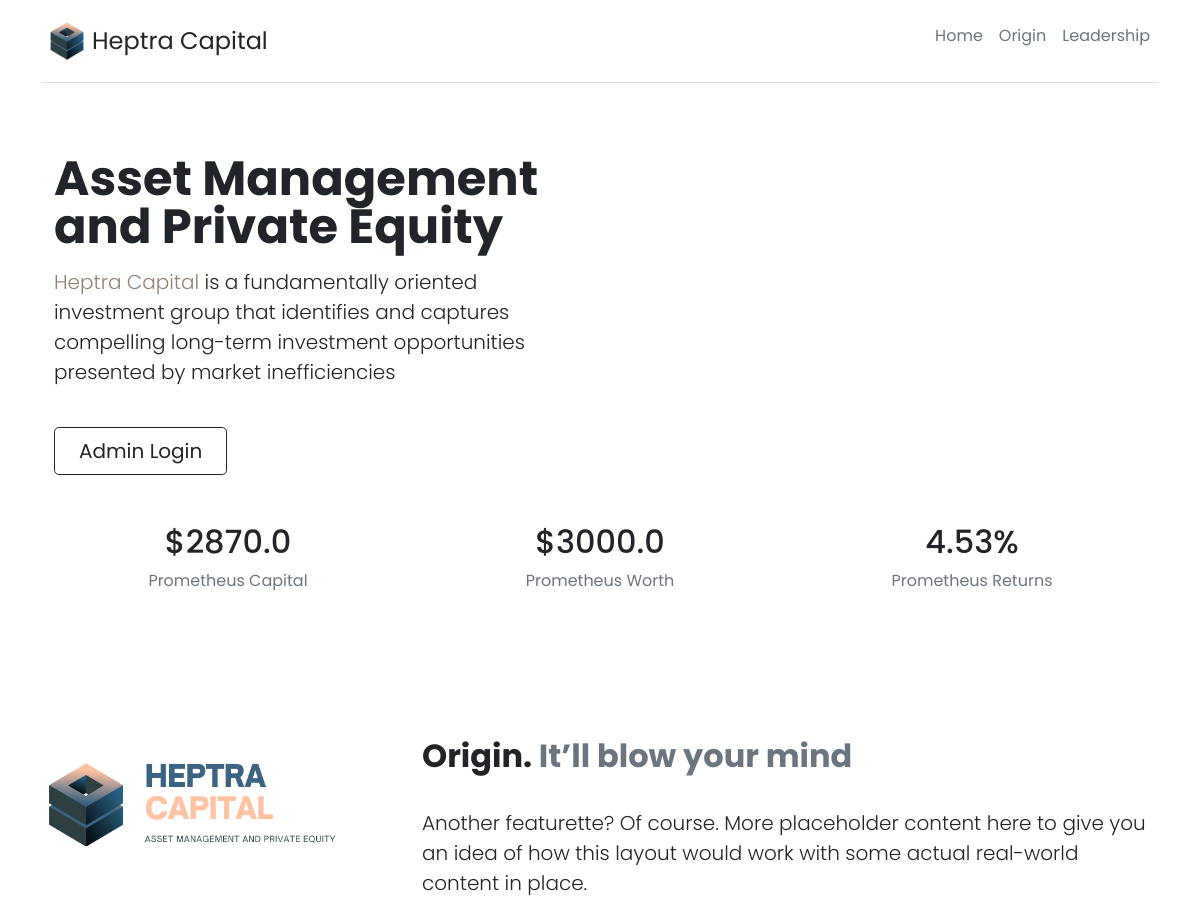
Before: / (upper part) with the older database file.
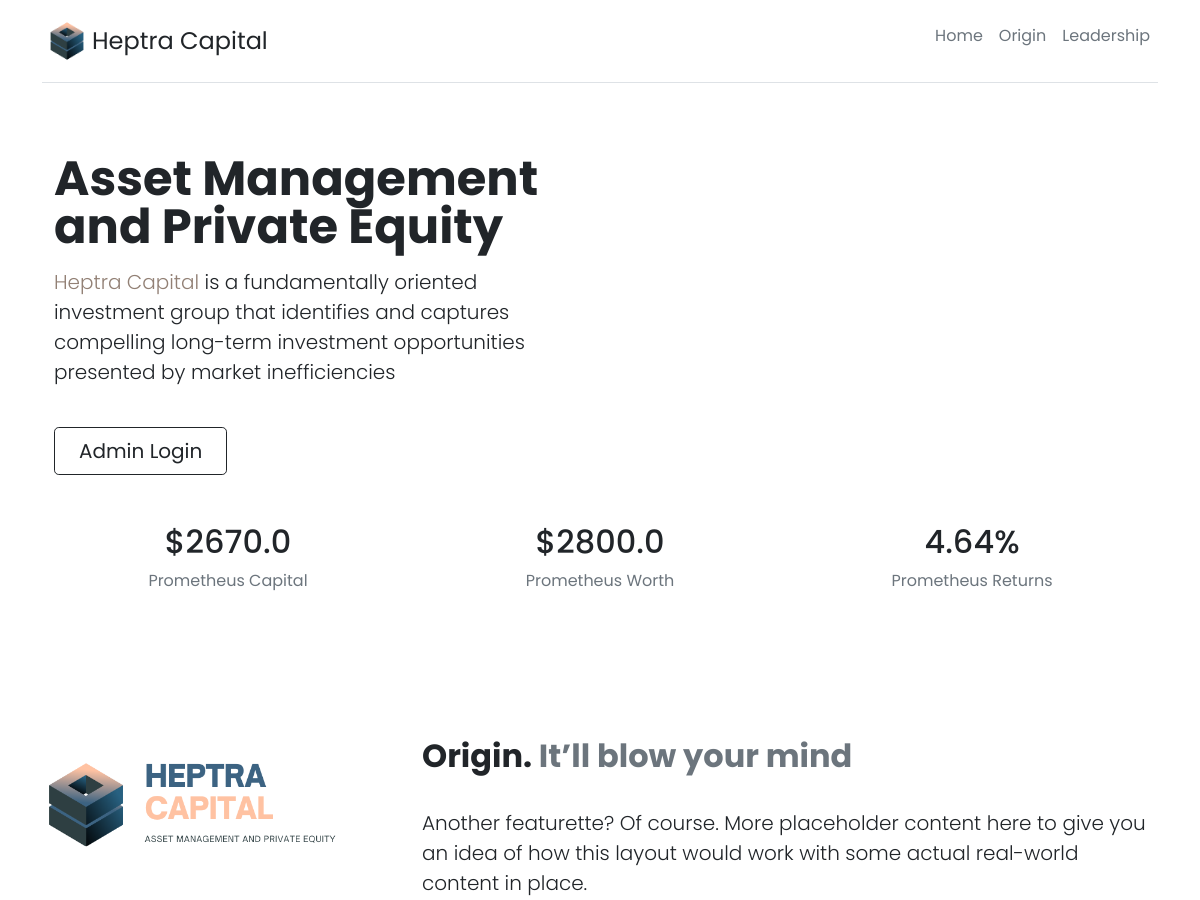
After: the same page with the newer database file.
### sscapital/models.py (models this page shows, shortened)
class Prometheus(models.Model):
    capital = models.FloatField(default=0.0)
    value = models.FloatField(default=0.0)
    returns = models.FloatField(default=0.0)

### sscapital/views.py (the view)
# urls.py: path('', views.LandingPage.as_view(), name='home'),
class LandingPage(View):
    def get(self, request):
        investors = Investors.objects.all()
        prometheus = Prometheus.objects.get(id=1)
        return render(request, 'index.html', {'investors': investors, 'prometheus': prometheus})

### templates/index.html (shortened to what this page needs)
{% extends 'base.html' %} {% load static %} {% block content %}
<div class="container  px-4">
    <div class="row flex-lg-row-reverse align-items-center g-5 py-5">
        <div class="col-lg-6">
            <h1 class="display-5 fw-bold lh-1 mb-3">Asset Management and Private Equity</h1>
            <p class="lead"><span style="color: #928075ff;">Heptra Capital</span> is a fundamentally oriented investment group that identifies and captures compelling long-term investment opportunities presented by market inefficiencies</p>
            <br>
            <div class="d-grid gap-2 d-md-flex justify-content-md-start">
                {% if request.user.is_authenticated %}
                    <a href="{% url 'administrator' %}" class="btn btn-outline-dark btn-lg px-4 me-md-2">Admin Login</a>
                {% else %}
                    <a href="{% url 'login' %}" class="btn btn-outline-dark btn-lg px-4 me-md-2">Admin Login</a>
                {% endif %}
            </div>
        </div>
    </div>
    {% include "prometheus.html" %}
</div>
<br><br><br>
<div id="origin" class="container">
    <div class="row featurette">
        <div class="col-md-8 order-md-2">
            <h2 class="py-4 fw-bold">Origin. <span class="text-muted">It’ll blow your mind</span></h2>
            <p class="lead">Another featurette? Of course. More placeholder content here to give you an idea of how this layout would work with some actual real-world content in place.</p>
        </div>
        <div class="col-md-4 order-md-1">
            <img src="{% static '/assets/Origin.png' %}" class="bd-placeholder-img bd-placeholder-img-lg featurette-image img-fluid mx-auto" width="300" height="400" role="img" preserveAspectRatio="xMidYMid slice" focusable="false"></img>
        </div>
    </div>
</div>
{% endblock %}

### templates/prometheus.html (shortened to what this page needs)
<div class="row text-center">
    <div class="col-lg-4">
        <h2>${{prometheus.capital}}</h2>
        <span class="text-muted">Prometheus Capital</span>
    </div>
    <div class="col-lg-4">
        <h2>${{prometheus.value}}</h2>
        <span class="text-muted">Prometheus Worth</span>
    </div>
    <div class="col-lg-4">
        <h2>{{prometheus.returns}}%</h2>
        <span class="text-muted">Prometheus Returns</span>
    </div>
</div>
<br><br>

Changed rows visible on the page:
changed Prometheus: capital "2870.0" → "2670.0"; value "3000.0" → "2800.0"; returns "4.53" → "4.64"
